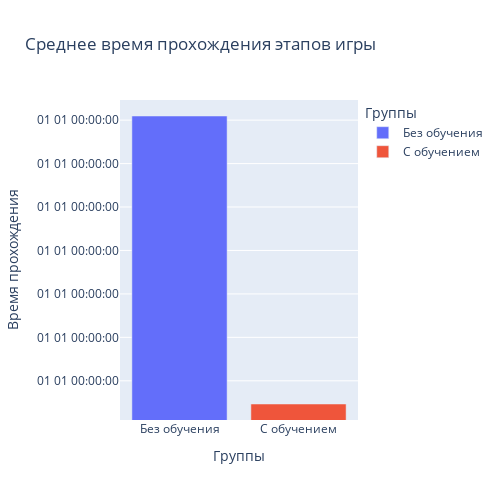

Here is the notebook cell this chart was saved with:
### Markdown cell above
Выведим график

### Code cell
fig = px.bar(
    data_frame=groups_df,
    x='groups', #group_avg.index,
    y='time',
    color='groups',
    orientation='v',
    height=500,
    width=500,
    title='Среднее время прохождения этапов игры',
    labels={'time':'Время прохождения', 'groups':'Группы'}
)
fig.update_yaxes({'type': 'date', 'tickformat': '%H:%M:%S'})
fig.show()

### Figure 1 — Plotly figure (JSON) as saved in the notebook; plotly's stock layout.template omitted (floating-point values rounded to 4 significant figures)
{"data": [{"alignmentgroup": "True", "hovertemplate": "Группы=%{x}<br>Время прохождения=%{y}<extra></extra>", "legendgroup": "Без обучения", "marker": {"color": "#636efa", "pattern": {"shape": ""}}, "name": "Без обучения", "offsetgroup": "Без обучения", "orientation": "v", "showlegend": true, "textposition": "auto", "type": "bar", "x": ["Без обучения"], "xaxis": "x", "y": [184127700884835], "yaxis": "y"}, {"alignmentgroup": "True", "hovertemplate": "Группы=%{x}<br>Время прохождения=%{y}<extra></extra>", "legendgroup": "С обучением", "marker": {"color": "#EF553B", "pattern": {"shape": ""}}, "name": "С обучением", "offsetgroup": "С обучением", "orientation": "v", "showlegend": true, "textposition": "auto", "type": "bar", "x": ["С обучением"], "xaxis": "x", "y": [173667321102485], "yaxis": "y"}], "layout": {"barmode": "relative", "height": 500, "legend": {"title": {"text": "Группы"}, "tracegroupgap": 0}, "title": {"text": "Среднее время прохождения этапов игры"}, "width": 500, "xaxis": {"anchor": "y", "categoryarray": ["Без обучения", "С обучением"], "categoryorder": "array", "domain": [0, 1], "title": {"text": "Группы"}}, "yaxis": {"anchor": "x", "domain": [0, 1], "tickformat": "%m %d %H:%M:%S", "title": {"text": "Время прохождения"}, "type": "date"}}}
